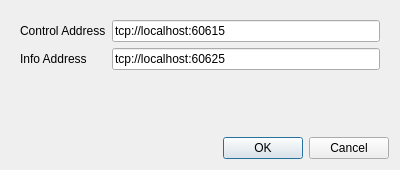
<?xml version="1.0" encoding="UTF-8"?>
<ui version="4.0">
 <class>Dialog</class>
 <widget class="QDialog" name="Dialog">
  <property name="geometry">
   <rect>
    <x>0</x>
    <y>0</y>
    <width>400</width>
    <height>170</height>
   </rect>
  </property>
  <property name="windowTitle">
   <string>Dialog</string>
  </property>
  <layout class="QVBoxLayout" name="verticalLayout">
   <item>
    <widget class="QWidget" name="widget" native="true">
     <layout class="QFormLayout" name="formLayout">
      <item row="1" column="1">
       <widget class="QLineEdit" name="control_address">
        <property name="text">
         <string>tcp://localhost:60615</string>
        </property>
       </widget>
      </item>
      <item row="3" column="1">
       <widget class="QLineEdit" name="info_address">
        <property name="text">
         <string>tcp://localhost:60625</string>
        </property>
       </widget>
      </item>
      <item row="3" column="0">
       <widget class="QLabel" name="label_2">
        <property name="text">
         <string>Info Address</string>
        </property>
       </widget>
      </item>
      <item row="1" column="0">
       <widget class="QLabel" name="label">
        <property name="text">
         <string>Control Address</string>
        </property>
       </widget>
      </item>
     </layout>
    </widget>
   </item>
   <item>
    <widget class="QDialogButtonBox" name="buttonBox">
     <property name="orientation">
      <enum>Qt::Horizontal</enum>
     </property>
     <property name="standardButtons">
      <set>QDialogButtonBox::Cancel|QDialogButtonBox::Ok</set>
     </property>
    </widget>
   </item>
  </layout>
 </widget>
 <resources/>
 <connections>
  <connection>
   <sender>buttonBox</sender>
   <signal>accepted()</signal>
   <receiver>Dialog</receiver>
   <slot>accept()</slot>
   <hints>
    <hint type="sourcelabel">
     <x>248</x>
     <y>254</y>
    </hint>
    <hint type="destinationlabel">
     <x>157</x>
     <y>274</y>
    </hint>
   </hints>
  </connection>
  <connection>
   <sender>buttonBox</sender>
   <signal>rejected()</signal>
   <receiver>Dialog</receiver>
   <slot>reject()</slot>
   <hints>
    <hint type="sourcelabel">
     <x>316</x>
     <y>260</y>
    </hint>
    <hint type="destinationlabel">
     <x>286</x>
     <y>274</y>
    </hint>
   </hints>
  </connection>
 </connections>
</ui>
